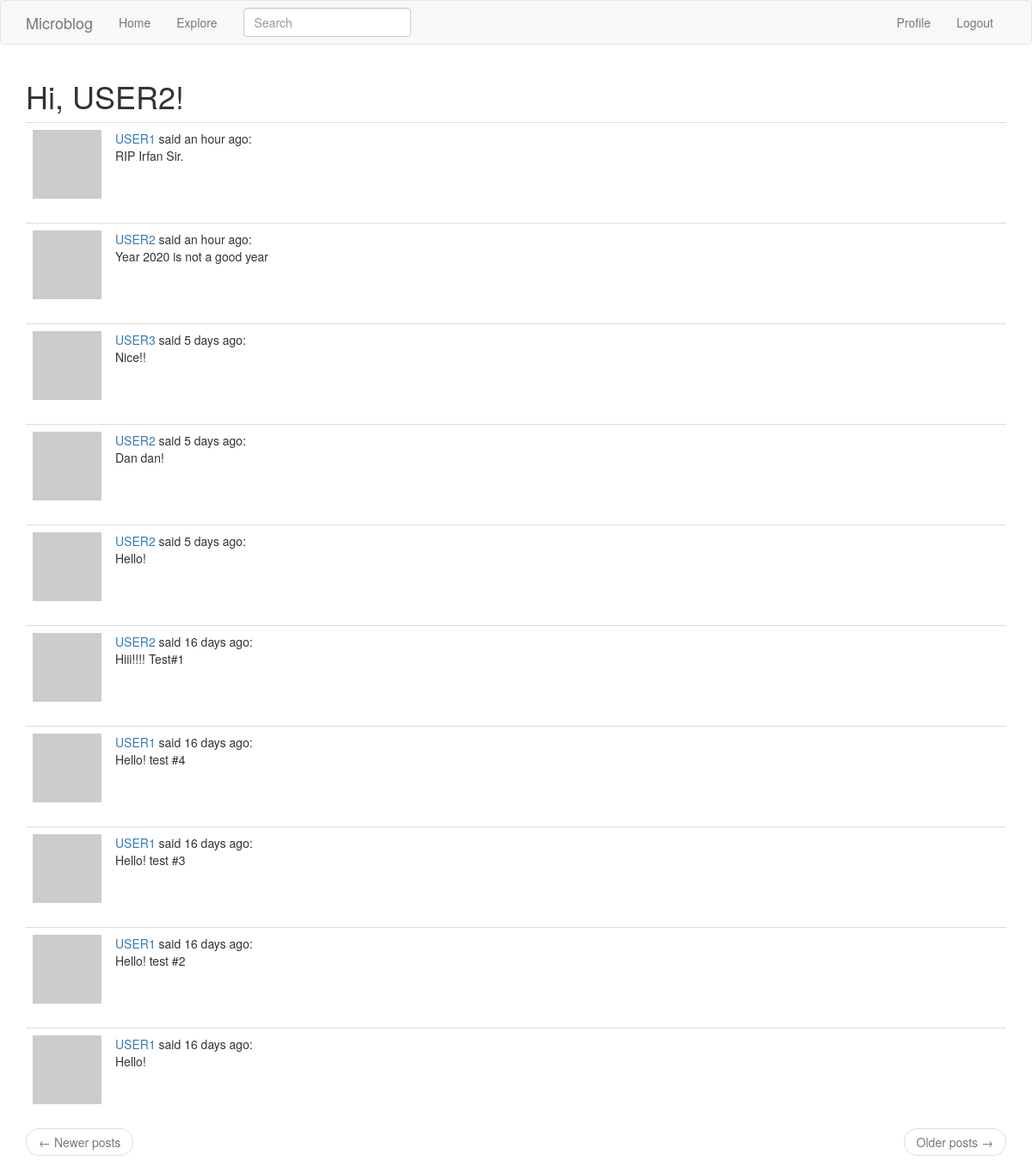
Page /explore (signed in) on the committed database.
### app/models.py (models this page shows, shortened)
class User(UserMixin, db.Model):
    id = db.Column(db.Integer, primary_key = True)
    username = db.Column(db.String(64), index = True, unique = True)
    email = db.Column(db.String(120),index = True, unique = True)
    password_hash = db.Column(db.String(128))
    posts = db.relationship('Post', backref = 'author', lazy = 'dynamic')
    about_me = db.Column(db.String(140))
    last_seen = db.Column(db.DateTime, default=datetime.utcnow)
    followed = db.relationship(
        'User', secondary=followers,
        primaryjoin=(followers.c.follower_id == id),
        secondaryjoin=(followers.c.followed_id == id),
        backref=db.backref('followers', lazy='dynamic'), lazy='dynamic')
    def avatar(self, size):
        digest = md5(self.email.lower().encode('utf-8')).hexdigest()
        return 'https://www.gravatar.com/avatar/{}?d=identicon&s={}'.format(
            digest, size)

class SearchableMixin(object):
    @classmethod
    def before_commit(cls, session):
        session._changes = {
            'add': list(session.new),
            'update': list(session.dirty),
            'delete': list(session.deleted)
        }
    @classmethod
    def after_commit(cls, session):
        for obj in session._changes['add']:
            if isinstance(obj, SearchableMixin):
                add_to_index(obj.__tablename__, obj)
        for obj in session._changes['update']:
            if isinstance(obj, SearchableMixin):
                add_to_index(obj.__tablename__, obj)
        for obj in session._changes['delete']:
            if isinstance(obj, SearchableMixin):
                remove_from_index(obj.__tablename__, obj)
        session._changes = None

class Post(SearchableMixin, db.Model):
    __searchable__ = ['caption']
    id = db.Column(db.Integer, primary_key = True)
    caption = db.Column(db.String(150))
    timestamp = db.Column(db.DateTime, index = True, default = datetime.utcnow)
    user_id = db.Column(db.Integer, db.ForeignKey('user.id'))

### app/main/routes.py (the view)
@bp.route('/explore')
@login_required
def explore():
    page = request.args.get('page', 1, type = int)
    posts = Post.query.order_by(Post.timestamp.desc()).paginate(page, current_app.config['POSTS_PER_PAGE'], False)
    next_url = url_for('main.explore', page=posts.next_num) \
        if posts.has_next else None
    prev_url = url_for('main.explore', page=posts.prev_num) \
        if posts.has_prev else None
    return render_template('index.html', title = 'Explore', posts = posts.items, next_url=next_url, prev_url=prev_url)

### app/main/forms.py
class SearchForm(FlaskForm):
    q = StringField('Search', validators=[DataRequired()])
    def __init__(self, *args, **kwargs):
        if 'formdata' not in kwargs:
            kwargs['formdata'] = request.args
        if 'csrf_enabled' not in kwargs:
            kwargs['csrf_enabled'] = False
        super(SearchForm, self).__init__(*args, **kwargs)

### app/main/routes.py (called while the page is built)
@bp.before_app_request
def before_request():
    if current_user.is_authenticated:
        current_user.last_seen = datetime.utcnow()
        db.session.commit()
        g.search_form = SearchForm()
    g.locale = str(get_locale())

### app/models.py (called while the page is built)
@login.user_loader
def load_user(id):
    return User.query.get(int(id))

### app/templates/index.html (shortened to what this page needs)
{% extends "base.html" %}
{% import 'bootstrap/wtf.html' as wtf %}
{% block app_content %}
    <h1>Hi, {{ current_user.username }}!</h1>
    {% for post in posts %}
        {% include '_post.html' %}
    {% endfor %}
    <nav aria-label="...">
        <ul class="pager">
            <li class="previous{% if not prev_url %} disabled{% endif %}">
                <a href="{{ prev_url or '#' }}">
                    <span aria-hidden="true">&larr;</span> {{ ('Newer posts') }}
                </a>
            </li>
            <li class="next{% if not next_url %} disabled{% endif %}">
                <a href="{{ next_url or '#' }}">
                    {{ ('Older posts') }} <span aria-hidden="true">&rarr;</span>
                </a>
            </li>
        </ul>
    </nav>
{% endblock %}

### app/templates/_post.html
<table class="table table-hover">
    <tr>
        <td width="70px">
            <a href="{{ url_for('main.user', username=post.author.username) }}">
                <img src="{{ post.author.avatar(70) }}" />
            </a>
        </td>
        <td>
            <a href="{{ url_for('main.user', username=post.author.username) }}">
                {{ post.author.username }}
            </a>
            said {{ moment(post.timestamp).fromNow() }}:
            <br>
            {{ post.caption }}
        </td>
    </tr>
</table>

### rows in the picture
User: username "USER2"
Post: author.username "USER1", timestamp "an hour ago", caption "RIP Irfan Sir."
Post: author.username "USER2", timestamp "an hour ago", caption "Year 2020 is not a good year"
Post: author.username "USER3", timestamp "5 days ago", caption "Nice!!"
Post: author.username "USER2", timestamp "5 days ago", caption "Dan dan!"
Post: author.username "USER2", timestamp "5 days ago", caption "Hello!"
Post: author.username "USER2", timestamp "16 days ago", caption "Hiii!!!! Test#1"
Post: author.username "USER1", timestamp "16 days ago", caption "Hello! test #4"
Post: author.username "USER1", timestamp "16 days ago", caption "Hello! test #3"
Post: author.username "USER1", timestamp "16 days ago", caption "Hello! test #2"
Post: author.username "USER1", timestamp "16 days ago", caption "Hello!"

### other values in the picture
{{ ('Home') }} "Home"
{{ ('Explore') }} "Explore"
{{ ('Profile') }} "Profile"
{{ ('Logout') }} "Logout"
{{ ('Newer posts') }} "Newer posts"
{{ ('Older posts') }} "Older posts"
